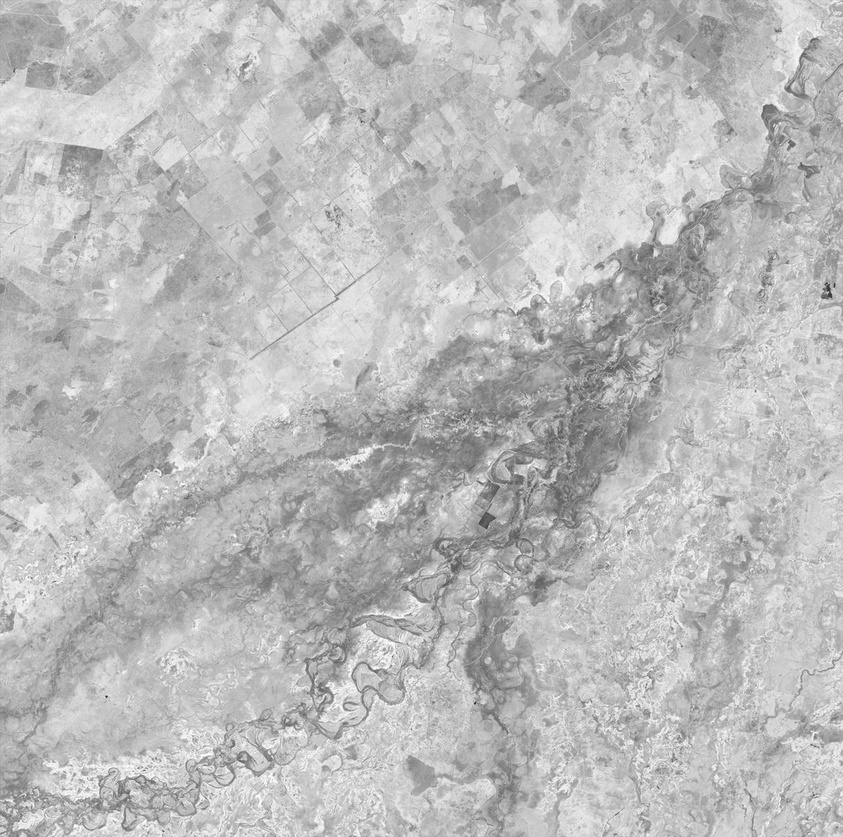
#> input picture change_detection/using_pca_and_k_means/CubbieStation_08311987.jpg, 843 x 837 px, shrunk from 1209 x 1200 before the run
$ jupyter execute change_detection.ipynb   (shell and % lines are left out)
#> lines starting #> are read from the running program, lines starting #| are printed output that depends on the picture
Reproducing work [in this article](https://appliedmachinelearning.blog/2017/11/25/unsupervised-changed-detection-in-multi-temporal-satellite-images-using-pca-k-means-python-code/).

A simple intro to PCA is [here](http://dilloncamp.com/projects/pca.html)

TLDR is we use PCA for dimensionality reduction and use the X principle components as features for our k-means algorithm.

Basic process is:
1. Compute difference image
2. Determine principle components of the difference image
.
.
.

## Imports

[cell 1]
import matplotlib.pyplot as plt
import numpy as np
from skimage import io, filters, feature
from skimage.color import rgb2gray
from sklearn.decomposition import PCA

Little trick to list package versions

## Get familiar with imagery
We start with a visual inspection of our imagery, calculate the absolute difference and apply a couple of filters.

[cell 2]
image1 = io.imread('CubbieStation_08311987.jpg')
#> image1 is the input picture: shape (837, 843); min 26, max 255, mean 186.7
image2 = io.imread('CubbieStation_08232013.jpg')
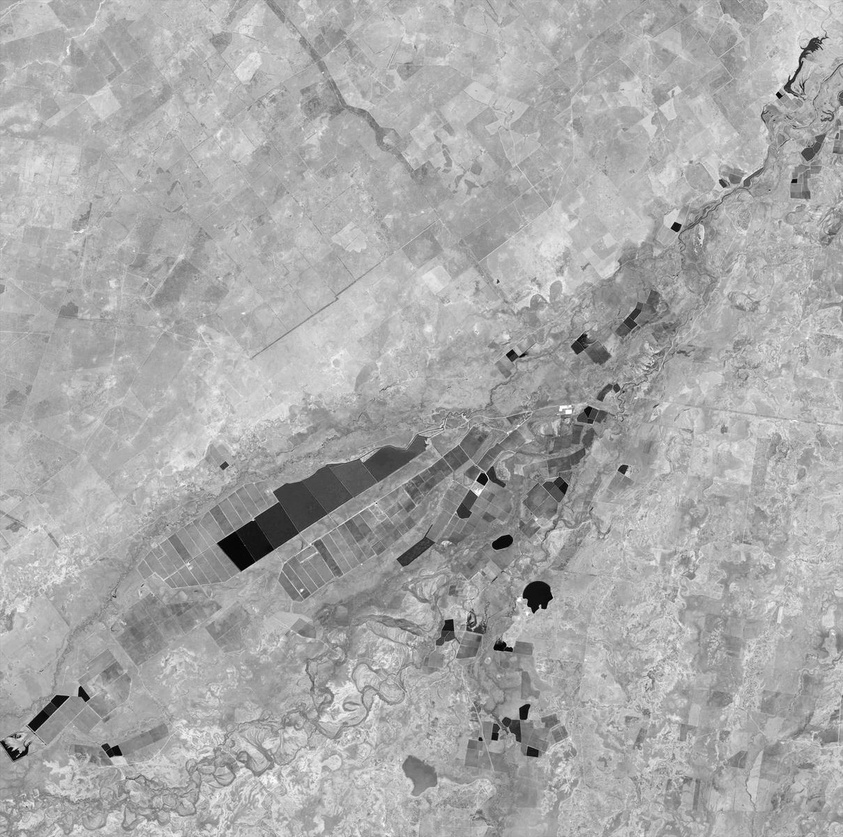
#> input picture change_detection/using_pca_and_k_means/CubbieStation_08232013.jpg, 843 x 837 px, shrunk from 1209 x 1200 before the run
#> image2 is the input picture: shape (837, 843); min 0, max 255, mean 169

diff_image = abs(image1 - image2)
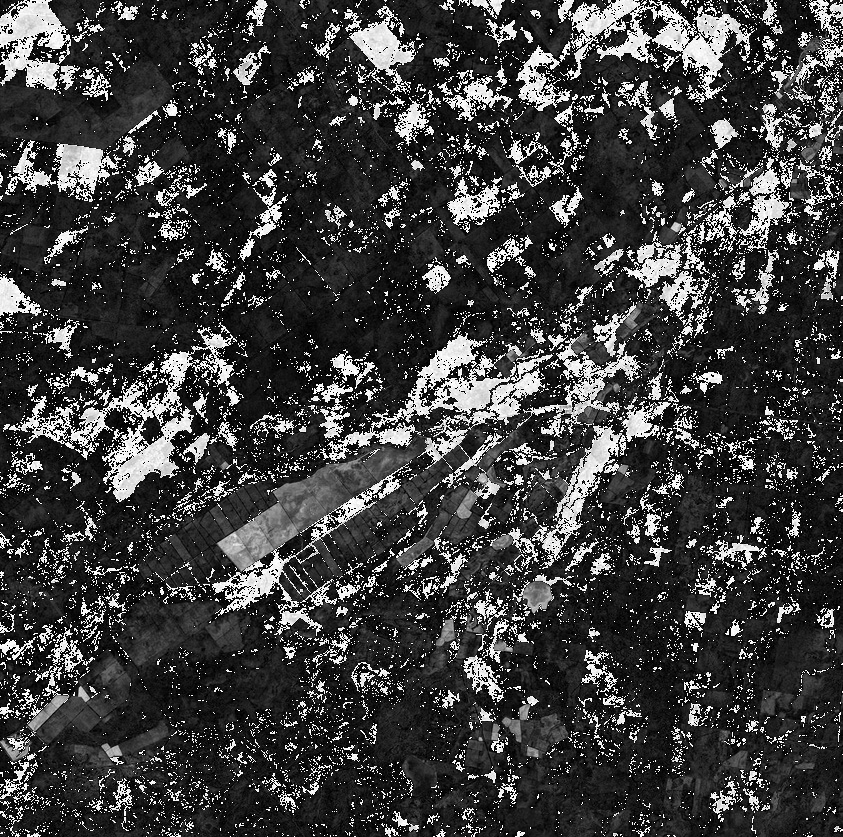
#> diff_image: shape (837, 843); min 0, max 255, mean 61.9
print(diff_image.shape)
#| (837, 843)

[cell 3]
fig_width = 20
fig_height = 8

f, (ax1, ax2, ax3) = plt.subplots(1, 3, figsize=(fig_width, fig_height))
ax1.imshow(image1, cmap="gray")
ax2.imshow(image2, cmap="gray")
ax3.imshow(diff_image, cmap="hot"); # crudely calc difference
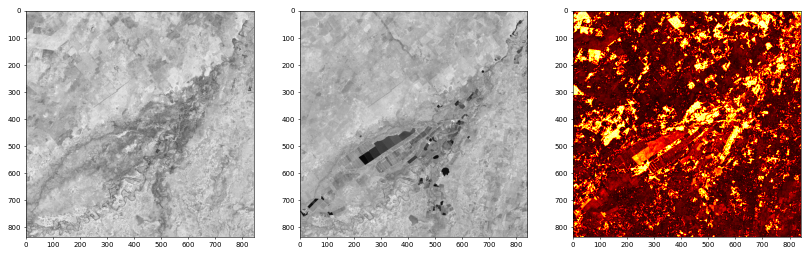
#> figure drawn by matplotlib, 3 panels

A couple of things to note from this comparison:
* There is a lot of noise/change we dont care about
* Clouds will need to be handled in real scenario

## Determine Principle components
The original article rolls its own methods for calculating the principle components of the difference image, but sklearn provides us that functionality

[cell 4]
n_components=100

pca = PCA(n_components=n_components)
pca.fit(diff_image)

diff_image_pca = pca.fit_transform(diff_image)
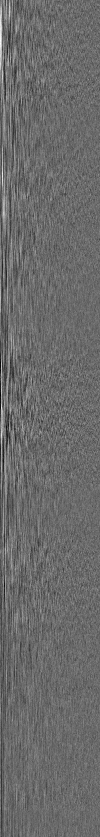
#> diff_image_pca: shape (837, 100) float64; min -1291.5, max 1793.9, mean 0; drawn with min black and max white
print(diff_image_pca.shape)
#| (837, 100)

diff_image_restored = pca.inverse_transform(diff_image_pca)
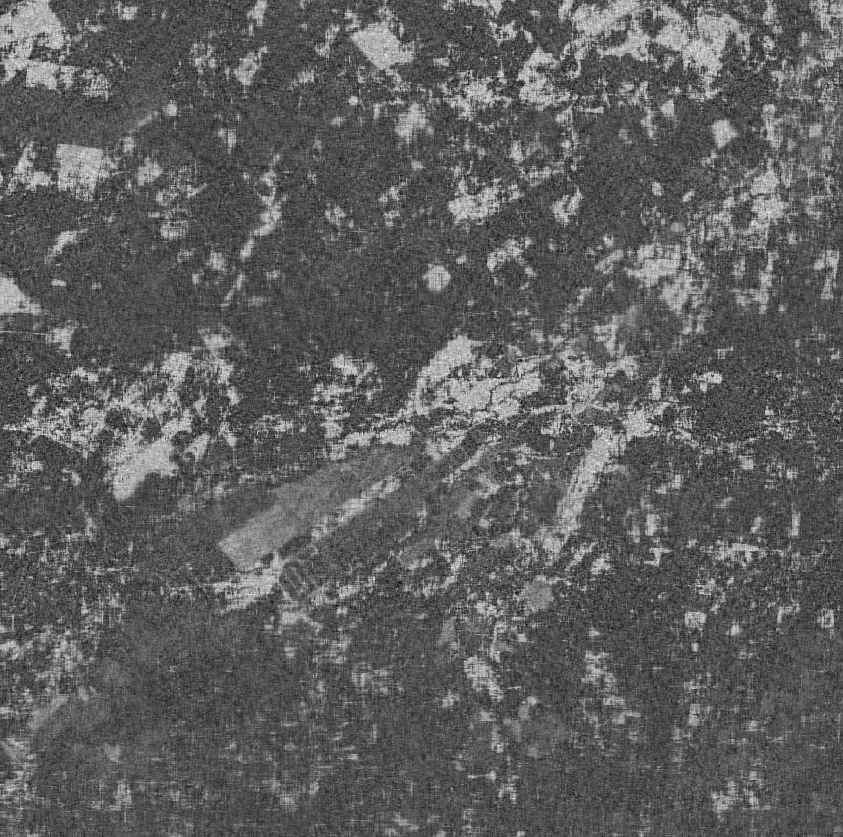
#> diff_image_restored: shape (837, 843) float64; min -128.7, max 383.3, mean 61.9; drawn with min black and max white
print(diff_image_restored.shape)
#| (837, 843)

[cell 5]
np.sum(pca.explained_variance_ratio_)

[cell 6]
print(f"The {n_components} components explain {int(np.sum(pca.explained_variance_ratio_) * 100)}% of the variance")

[cell 7]
f, (ax1, ax2) = plt.subplots(1, 2, figsize=(fig_width, fig_height))

ax1.imshow(diff_image, cmap="hot")
ax2.imshow(diff_image_restored, cmap="hot"); # crudely calc difference
